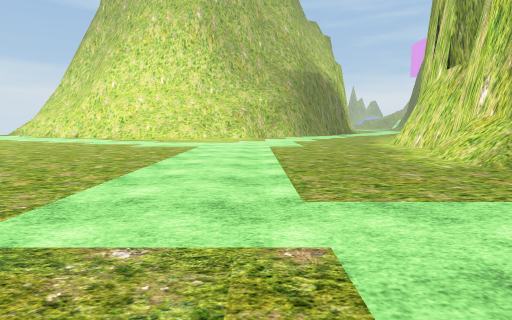
view 1 (above)

24 first-person views from a walk through a scene from a Unity 3-D project. The camera is 1.2 m above the floor, tilts 6° down and sees 75° across. The floor is counted in squares, 2 m on a side. Each view is taken from the middle of a square. On the plan, view 1 faces up. The plan holds only what a view shows up to about 10 squares ahead; the rest is blank. The place goes on beyond the plan. The player character is not drawn. Some surface patterns are stand-ins.

view 2
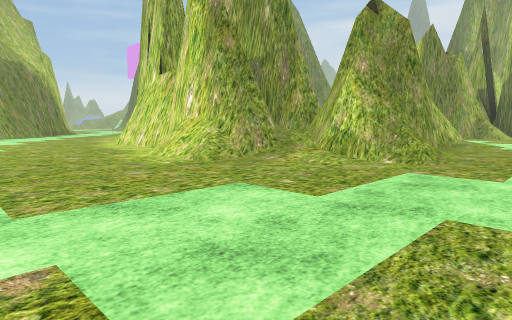

view 3
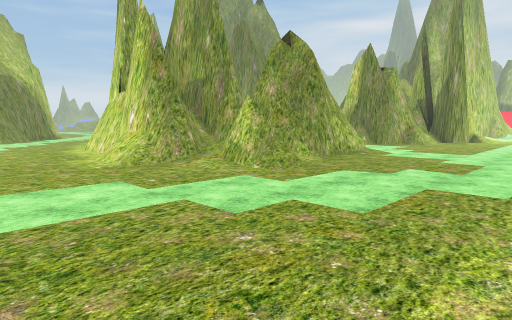

view 4
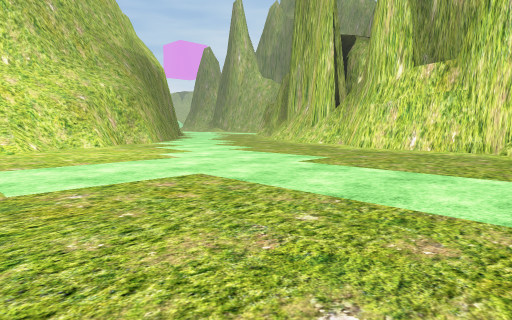

view 5
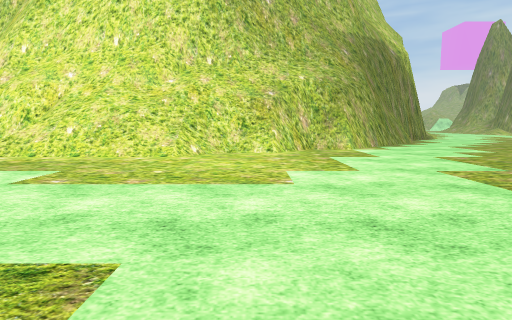

view 6
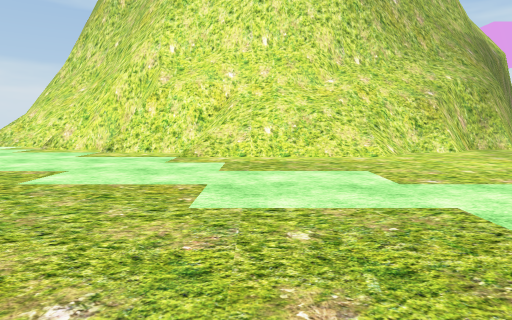

view 7
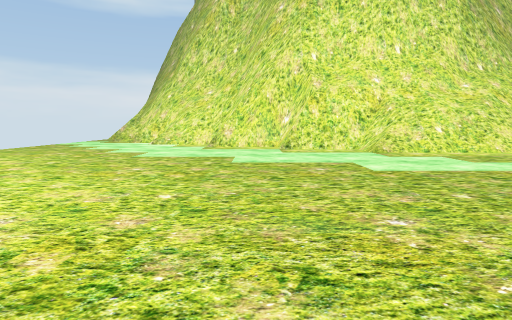

view 8
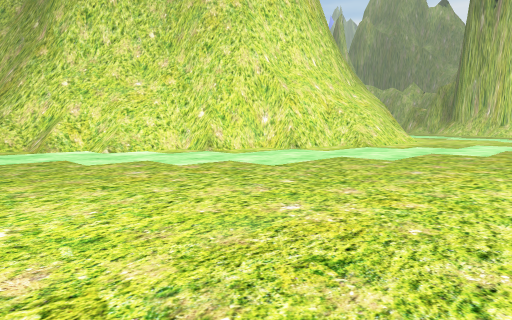

view 9
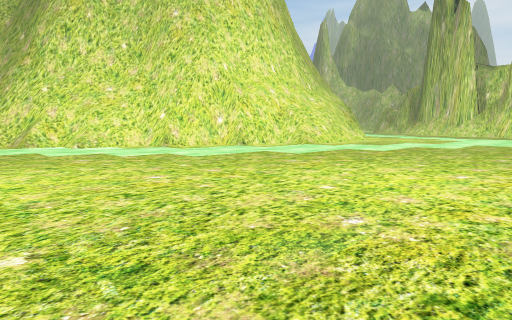

view 10
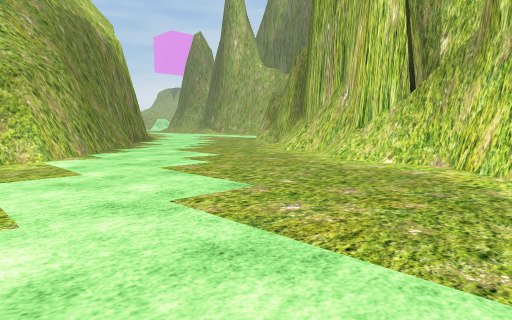

view 11
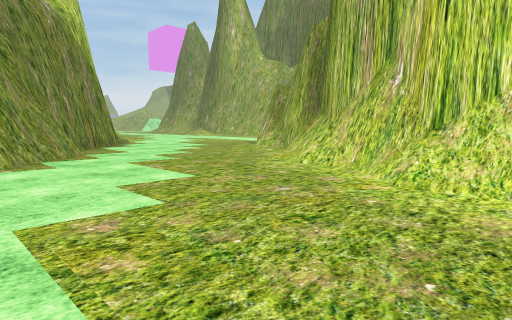

view 12
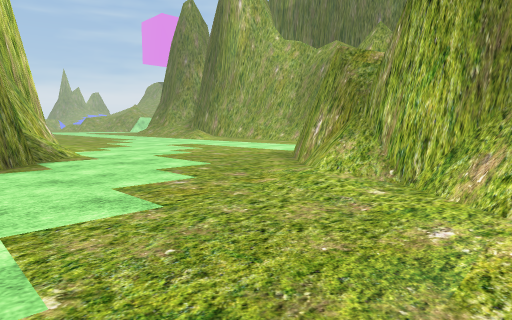

view 13
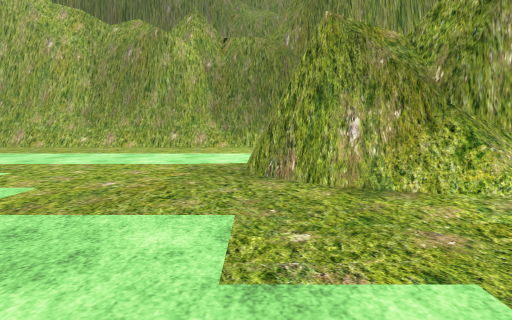

view 14
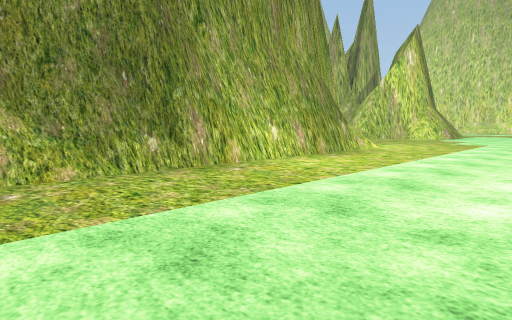

view 15
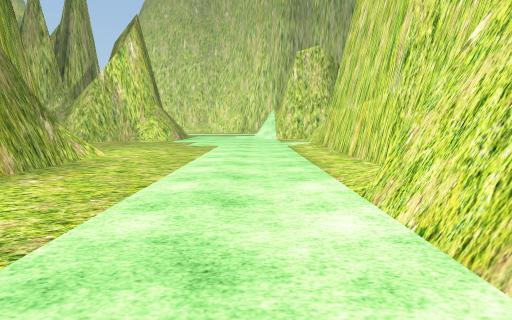

view 16
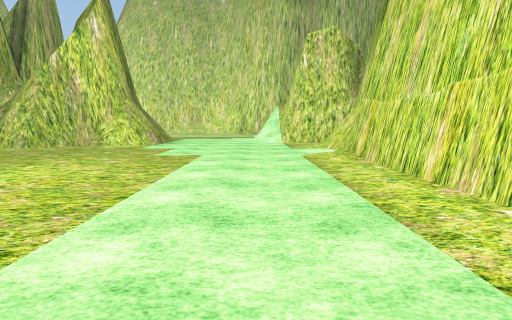

view 17
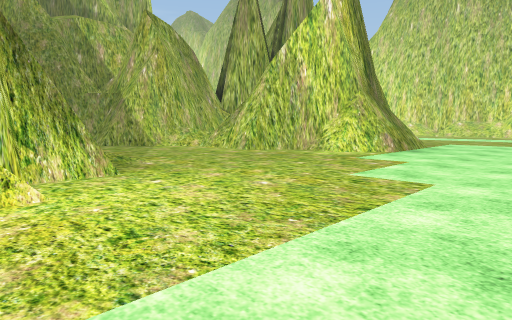

view 18
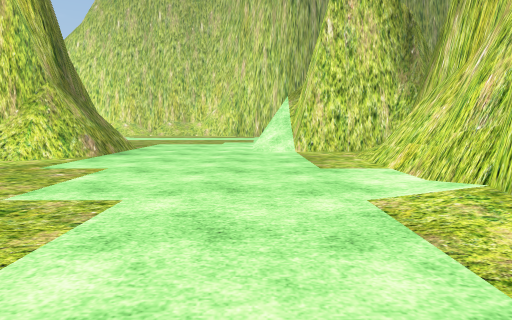

view 19
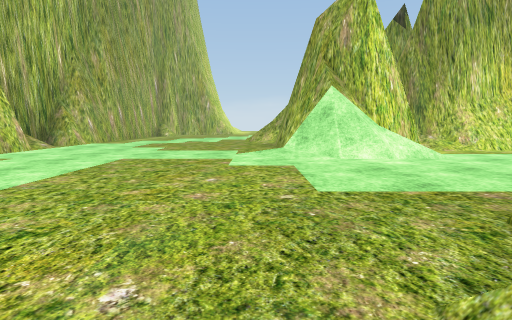

view 20
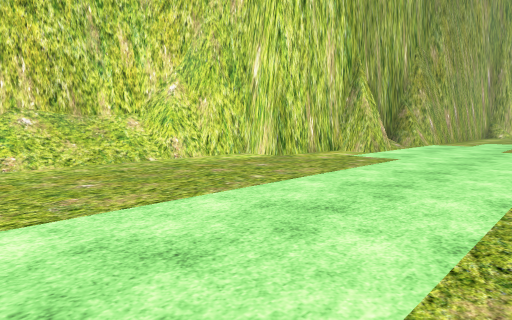

view 21
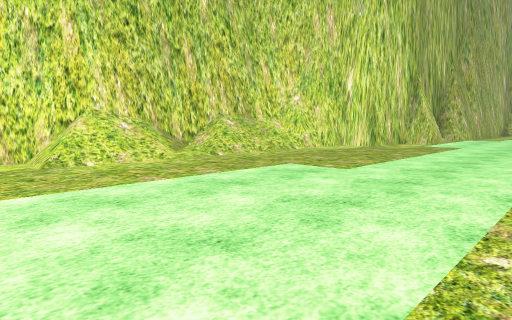

view 22
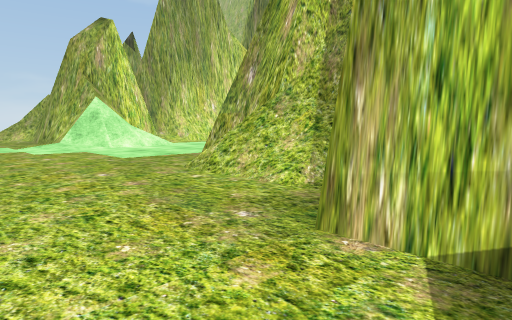

view 23
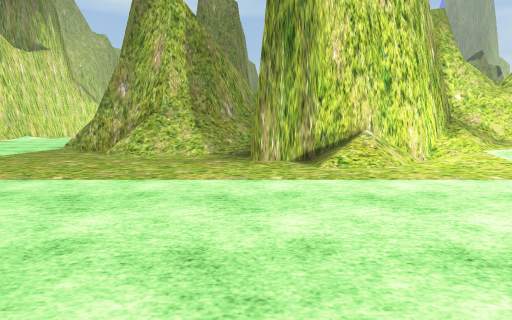

view 24
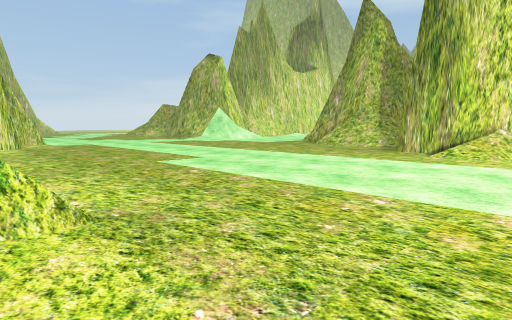

### Floor plan
Key: @ floor where view 1 was taken; # wall or solid block; . floor; / step, stairs or slope; = window, fence, low wall or low ledge.
Columns run from 15 left of view 1 to 23 right of it. Each row starts with its distance up from view 1.
 25                       #... ....#
 24                      ##.......##
 23                      #/.......##
 22                     ##........##
 21                    ##..........##
 20  #####             #.....##...##
 19  .##/#           ###....###...##
 18  ..//##     ####=##..../###...##
 17 .....########///##.....####...#
 16 .......###////##....../###....#
 15 .........//=//........####....#
 14 ......................#  #....##
 13 .....................##  #.....##
 12 .....................#   #....../
 11 ....................##   #...........
 10 ....................#    #...........#
  9 ....................#    #..........##
  8 ........ ...........#   ##.......##=#
  7       .   ........./#####/.....###
  6           ........./####/.....##   #
  5            ......../#######/..##  ##
  4             ......../######/...#####
  3             ......../#/####/....##//
  2              ........//.../........####
  1               ......................///
  0                @.......................
 -1                ........................
 -2                 .......................
 -3                / ...  .................
 -4                       ##/##............
 -5                        ######..........
 -6                             ###//////..
 -7                               #

Where each view was taken, in squares from view 1:
view 1: 0 up, 0 right, facing up
view 2: 0 up, 0 right, facing up-right
view 3: 3 down, 0 right, facing up-right
view 4: 6 up, 4 left, facing up-right
view 5: 8 up, 1 left, facing up
view 6: 8 up, 5 left, facing up
view 7: 7 up, 9 left, facing up
view 8: 10 up, 15 left, facing up-right
view 9: 8 up, 15 left, facing up-right
view 10: 10 up, 0 right, facing up-right
view 11: 12 up, 2 right, facing up-right
view 12: 16 up, 5 right, facing up-right
view 13: 20 up, 6 right, facing right
view 14: 22 up, 11 right, facing down-right
view 15: 20 up, 12 right, facing down
view 16: 17 up, 12 right, facing down
view 17: 14 up, 12 right, facing down-right
view 18: 13 up, 12 right, facing down
view 19: 2 up, 18 right, facing left
view 20: 0 up, 18 right, facing down-left
view 21: 0 up, 22 right, facing down-left
view 22: 0 up, 21 right, facing up-left
view 23: 4 down, 20 right, facing up
view 24: 6 down, 23 right, facing up-left
